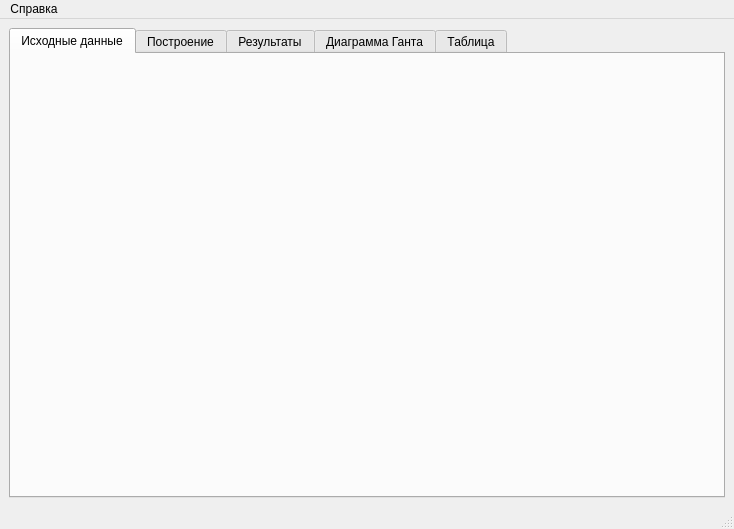
<?xml version="1.0" encoding="UTF-8"?>
<ui version="4.0">
 <class>MainWindow</class>
 <widget class="QMainWindow" name="MainWindow">
  <property name="geometry">
   <rect>
    <x>0</x>
    <y>0</y>
    <width>734</width>
    <height>529</height>
   </rect>
  </property>
  <property name="windowTitle">
   <string>Построение расписаний</string>
  </property>
  <widget class="QWidget" name="centralwidget">
   <layout class="QGridLayout" name="gridLayout_2">
    <item row="7" column="0">
     <widget class="QTabWidget" name="tabWidget">
      <property name="currentIndex">
       <number>0</number>
      </property>
      <widget class="QWidget" name="tab_4">
       <attribute name="title">
        <string>Исходные данные</string>
       </attribute>
       <layout class="QGridLayout" name="gridLayout_5"/>
      </widget>
      <widget class="QWidget" name="tab">
       <attribute name="title">
        <string>Построение</string>
       </attribute>
       <layout class="QGridLayout" name="gridLayout"/>
      </widget>
      <widget class="QWidget" name="tab_5">
       <attribute name="title">
        <string>Результаты</string>
       </attribute>
       <layout class="QGridLayout" name="gridLayout_7"/>
      </widget>
      <widget class="QWidget" name="tab_2">
       <attribute name="title">
        <string>Диаграмма Ганта</string>
       </attribute>
       <layout class="QGridLayout" name="gridLayout_3"/>
      </widget>
      <widget class="QWidget" name="tab_3">
       <attribute name="title">
        <string>Таблица</string>
       </attribute>
       <layout class="QGridLayout" name="gridLayout_4"/>
      </widget>
     </widget>
    </item>
   </layout>
  </widget>
  <widget class="QMenuBar" name="menubar">
   <property name="geometry">
    <rect>
     <x>0</x>
     <y>0</y>
     <width>734</width>
     <height>23</height>
    </rect>
   </property>
   <widget class="QMenu" name="menu_2">
    <property name="title">
     <string>Справка</string>
    </property>
    <addaction name="action"/>
   </widget>
   <addaction name="menu_2"/>
  </widget>
  <widget class="QStatusBar" name="statusbar"/>
  <action name="action">
   <property name="text">
    <string>О программе</string>
   </property>
  </action>
 </widget>
 <resources/>
 <connections/>
</ui>
